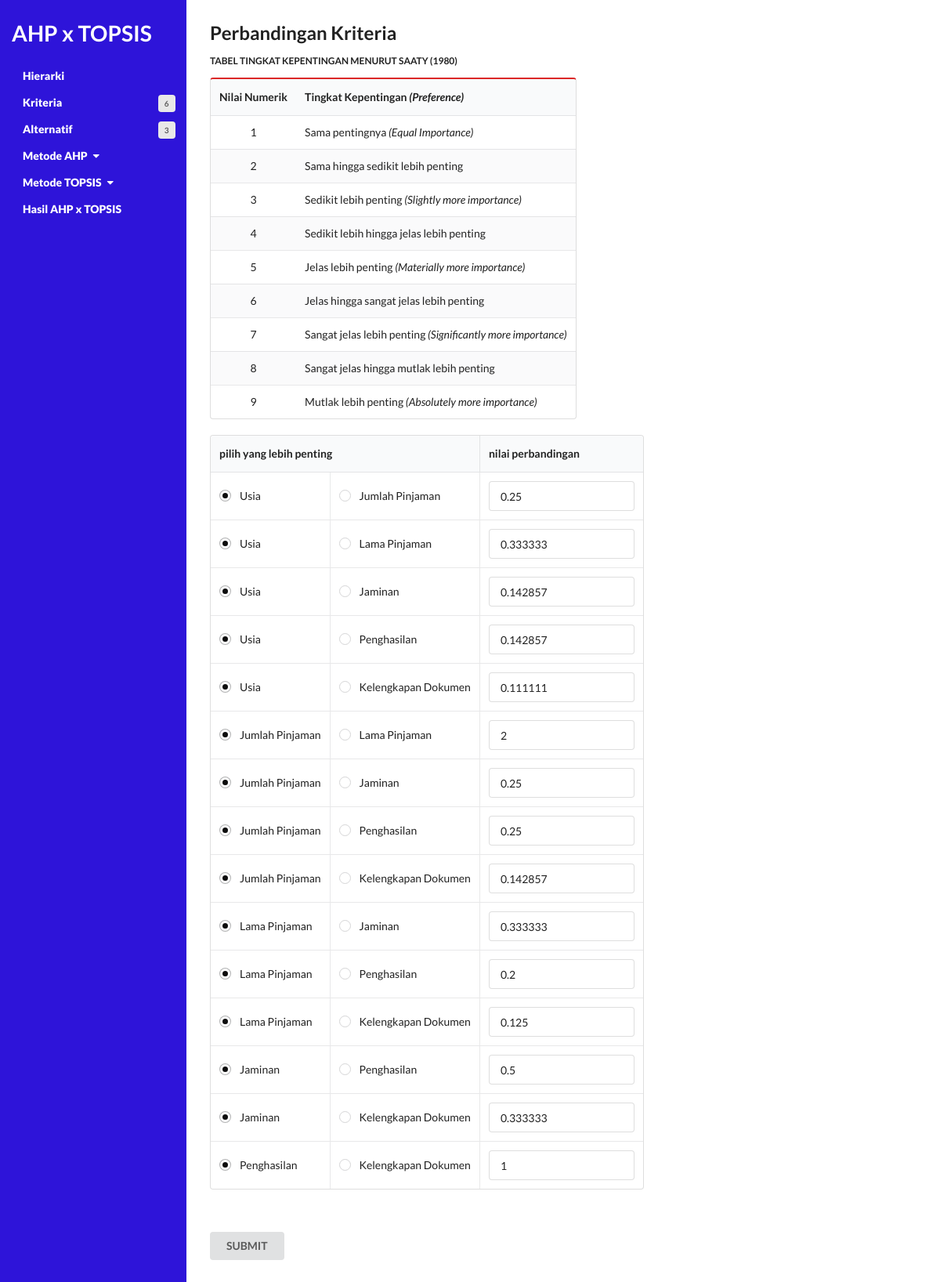
Page /bobot_kriteria.php on the committed database.
### tables this page shows
CREATE TABLE `perbandingan_kriteria` (
  `id` int(11) NOT NULL,
  `kriteria1` int(11) NOT NULL,
  `kriteria2` int(11) NOT NULL,
  `nilai` float NOT NULL
);

### settings.php (called while the page is built)
<?php
	function base_url($a){
		$base_url = $_SERVER['SERVER_NAME'];
		return "http://".$base_url."/".$a;
	}
?>

### config.php (called while the page is built, shortened)
<?php
	$database = 'database';
?>

### fungsi.php (the view, shortened to what this page needs)
<?php
function getKriteriaID($no_urut) {
	include('config.php');
	$query  = "SELECT id FROM kriteria ORDER BY id";
	$result = mysqli_query($koneksi, $query);
	while ($row = mysqli_fetch_array($result)) {
		$listID[] = $row['id'];
	}
	return $listID[($no_urut)];
}
function getKriteriaNama($no_urut) {
	include('config.php');
	$query  = "SELECT nama FROM kriteria ORDER BY id";
	$result = mysqli_query($koneksi, $query);
	while ($row = mysqli_fetch_array($result)) {
		$nama[] = $row['nama'];
	}
	return $nama[($no_urut)];
}
function getAlternatifNama($no_urut) {
	include('config.php');
	$query  = "SELECT nama FROM alternatif ORDER BY id";
	$result = mysqli_query($koneksi, $query);
	while ($row = mysqli_fetch_array($result)) {
		$nama[] = $row['nama'];
	}
	return $nama[($no_urut)];
}
function getJumlahAlternatif() {
	include('config.php');
	$query  = "SELECT count(*) FROM alternatif";
	$result = mysqli_query($koneksi, $query);
	while ($row = mysqli_fetch_array($result)) {
		$jmlData = $row[0];
	}
	return $jmlData;
}
function getJumlahKriteria() {
	include('config.php');
	$query  = "SELECT count(*) FROM kriteria";
	$result = mysqli_query($koneksi, $query);
	while ($row = mysqli_fetch_array($result)) {
		$jmlData = $row[0];
	}
	return $jmlData;
}
function getNilaiPerbandinganKriteria($kriteria1,$kriteria2) {
	include('config.php');
	$id_kriteria1 = getKriteriaID($kriteria1);
	$id_kriteria2 = getKriteriaID($kriteria2);
	$query  = "SELECT nilai FROM perbandingan_kriteria WHERE kriteria1 = $id_kriteria1 AND kriteria2 = $id_kriteria2";
	$result = mysqli_query($koneksi, $query);
	if (mysqli_num_rows($result)==0) {
		$nilai = 1;
	} else {
		while ($row = mysqli_fetch_array($result)) {
			$nilai = $row['nilai'];
		}
	}
	return $nilai;
}
function showTabelPerbandingan($jenis,$kriteria) {
	include('config.php');
	if ($kriteria == 'kriteria') {
		$n = getJumlahKriteria();
	} else {
		$n = getJumlahAlternatif();
	}
	$query = "SELECT nama FROM $kriteria ORDER BY id";
	$result	= mysqli_query($koneksi, $query);
	while ($row = mysqli_fetch_array($result)) {
		$pilihan[] = $row['nama'];
	}
	?>
	<form class="ui form" action="proses.php" method="post">
	<table class="ui celled selectable collapsing table">
		<thead>
			<tr>
				<th colspan="2">pilih yang lebih penting</th>
				<th>nilai perbandingan</th>
			</tr>
		</thead>
		<tbody>
	<?php
	$urut = 0;
	for ($x=0; $x <= ($n - 2); $x++) {
		for ($y=($x+1); $y <= ($n - 1) ; $y++) {
			$urut++;
	?>
			<tr>
				<td>
					<div class="field">
						<div class="ui radio checkbox">
							<label><?php echo $pilihan[$x]; ?></label>
						</div>
					</div>
				</td>
				<td>
					<div class="field">
						<div class="ui radio checkbox">
							<label><?php echo $pilihan[$y]; ?></label>
						</div>
					</div>
				</td>
				<td>
					<div class="field">
	<?php
	if ($kriteria == 'kriteria') {
		$nilai = getNilaiPerbandinganKriteria($x,$y);
	} else {
		$nilai = getNilaiPerbandinganAlternatif($x,$y,($jenis-1));
	}
	?>
						<input type="text" name="bobot<?php echo $urut?>" value="<?php echo $nilai?>" required>
					</div>
				</td>
			</tr>
			<?php
		}
	}
	?>
		</tbody>
	</table>
	<br><br><input class="ui submit button" type="submit" name="submit" value="SUBMIT">
	</form>
	<?php
}
?>

### header.php (shortened to what this page needs)
<?php
	require_once 'settings.php';
	require_once 'config.php';
	require_once 'fungsi.php';
?>
<!DOCTYPE html>
<html>
<head>
	<link rel="stylesheet" type="text/css" href="<?= base_url("assets/css/style.css")?>">
	<link rel="stylesheet" type="text/css" href="<?= base_url("assets/css/w3.css")?>">
	<link rel="stylesheet" type="text/css" href="<?= base_url("assets/semantic/dist/semantic.min.css")?>">
</head>
<body>
<div class="wrapper">
	<nav id="navigation" role="navigation"  style="background:#2E14D9;">
		<ul>
			<li><h1 style="color:#ffffff;">AHP x TOPSIS</h1></li>
			<br>
			<li><a class="item" href="<?= base_url("index.php")?>">Hierarki</a></li>
			<li>
				<a class="item" href="<?= base_url("kriteria.php")?>">Kriteria
					<div class="ui white tiny label  " style="float: right"; back"><?php echo getJumlahKriteria(); ?></div>
				</a>
			</li>
			<li>
				<a class="item" href="<?= base_url("alternatif.php")?>">Alternatif
					<div class="ui white tiny label" style="float: right; color: 0;"><?php echo getJumlahAlternatif(); ?></div>
				</a>
			</li>
			<li>
				<div class="ui left pointing dropdown link item">
					<a href="#" class="item">Metode AHP <i class="dropdown icon"></i></a>
				</div>
			</li>
			<li>
				<div class="ui left pointing dropdown link item">
					<a href="#">Metode TOPSIS <i class="dropdown icon"></i></a>
				</div>
			</li>
			<li><a class="item" href="<?= base_url("topsis/result.php")?>">Hasil AHP x TOPSIS</a></li>
		</ul>
	</nav>

### bobot_kriteria.php (shortened to what this page needs)
<?php
include('config.php');
include('fungsi.php');
include('header.php');
?>
<section class="content">
	<h2 class="ui header">Perbandingan Kriteria</h2>
	<div class="two column row">
		<div class="column">
			<div class="extra content">
				<h4 class="ui sub header">Tabel Tingkat Kepentingan menurut Saaty (1980)</h4>
				<table class="ui collapsing striped red table">
					<thead>
						<tr>
							<th>Nilai Numerik</th>
							<th>Tingkat Kepentingan <em>(Preference)</em></th>
						</tr>
					</thead>
					<tbody>
						<tr>
							<td class="center aligned">1</td>
							<td>Sama pentingnya <em>(Equal Importance)</em></td>
						</tr>
						<tr>
							<td class="center aligned">2</td>
							<td>Sama hingga sedikit lebih penting</td>
						</tr>
						<tr>
							<td class="center aligned">3</td>
							<td>Sedikit lebih penting <em>(Slightly more importance)</em></td>
						</tr>
						<tr>
							<td class="center aligned">4</td>
							<td>Sedikit lebih hingga jelas lebih penting</td>
						</tr>
						<tr>
							<td class="center aligned">5</td>
							<td>Jelas lebih penting <em>(Materially more importance)</em></td>
						</tr>
						<tr>
							<td class="center aligned">6</td>
							<td>Jelas hingga sangat jelas lebih penting</td>
						</tr>
						<tr>
							<td class="center aligned">7</td>
							<td>Sangat jelas lebih penting <em>(Significantly more importance)</em></td>
						</tr>
						<tr>
							<td class="center aligned">8</td>
							<td>Sangat jelas hingga mutlak lebih penting</td>
						</tr>
						<tr>
							<td class="center aligned">9</td>
							<td>Mutlak lebih penting <em>(Absolutely more importance)</em></td>
						</tr>
					</tbody>
				</table>
			</div>
		</div>
		<br>
			<?php showTabelPerbandingan('kriteria', 'kriteria'); ?>
		</div>
	</div>
<?php include('footer.php'); ?>

### footer.php (shortened to what this page needs)
</body>
</html>

### assets/css/style.css (style rules this page uses)
html { display: -webkit-box;display: -ms-flexbox;display: flex; -webkit-box-orient: vertical; -webkit-box-direction: normal; -ms-flex-direction: column; flex-direction: column; }
body { display: -webkit-box; display: -ms-flexbox; display: flex; -webkit-box-orient: vertical; -webkit-box-direction: normal; -ms-flex-direction: column; flex-direction: column; min-height: 100vh; }
.wrapper { display: block; -webkit-box-flex: 1; -ms-flex: 1 1 auto; flex: 1 1 auto; display: -webkit-box; display: -ms-flexbox; display: flex; -webkit-box-orient: horizontal; -webkit-box-direction: normal; -ms-flex-direction: row; flex-direction: row; }
nav { width: 17em; }
.content { display: block; -webkit-box-flex: 1; -ms-flex: 1; flex: 1; }
body { margin: 0; background: rgba(255, 255, 255, 0.918); }
header, nav, section, footer { padding: 10px 30px; margin: 0; color: rgba(255, 255, 255, 0.452); }
nav { background: #696969; padding: 0; }
nav a { display: block; font-weight: 900; padding: .5em 1em; color: #fff; text-decoration: none; }
ul { list-style-type: none; padding: 10px 0 10px 15px; }
section { background: white; color: black; padding: 30px; }

### assets/css/w3.css (style rules this page uses)
*, *:before, *:after { box-sizing: inherit }
html { -ms-text-size-adjust: 100%; -webkit-text-size-adjust: 100% }
body { margin: 0 }
article, aside, details, figcaption, figure, footer, header, main, menu, nav, section { display: block }
a { background-color: transparent }
button, input, select, textarea, optgroup { font: inherit; margin: 0 }
button, input { overflow: visible }
button, [type=button], [type=reset], [type=submit] { -webkit-appearance: button }
html, body { font-family: Verdana, sans-serif; font-size: 15px; line-height: 1.5 }
html { overflow-x: hidden }
h1 { font-size: 36px }
h2 { font-size: 30px }
h4 { font-size: 20px }
h1, h2, h3, h4, h5, h6 { font-family: "Segoe UI", Arial, sans-serif; font-weight: 400; margin: 10px 0 }
a { color: inherit }

### rows in the picture
perbandingan_kriteria: nilai "0.25"
perbandingan_kriteria: nilai "0.333333"
perbandingan_kriteria: nilai "0.142857"
perbandingan_kriteria: nilai "0.142857"
perbandingan_kriteria: nilai "0.111111"
perbandingan_kriteria: nilai "2"
perbandingan_kriteria: nilai "0.25"
perbandingan_kriteria: nilai "0.25"
perbandingan_kriteria: nilai "0.142857"
perbandingan_kriteria: nilai "0.333333"
perbandingan_kriteria: nilai "0.2"
perbandingan_kriteria: nilai "0.125"
perbandingan_kriteria: nilai "0.5"
perbandingan_kriteria: nilai "0.333333"
perbandingan_kriteria: nilai "1"

### other values in the picture
getJumlahKriteria() "6"
getJumlahAlternatif() "3"
$pilihan[$x] "Usia"
$pilihan[$y] "Jumlah Pinjaman"
$pilihan[$y] "Lama Pinjaman"
$pilihan[$y] "Jaminan"
$pilihan[$y] "Penghasilan"
$pilihan[$y] "Kelengkapan Dokumen"
$pilihan[$x] "Jumlah Pinjaman"
$pilihan[$x] "Lama Pinjaman"
$pilihan[$x] "Jaminan"
$pilihan[$x] "Penghasilan"
